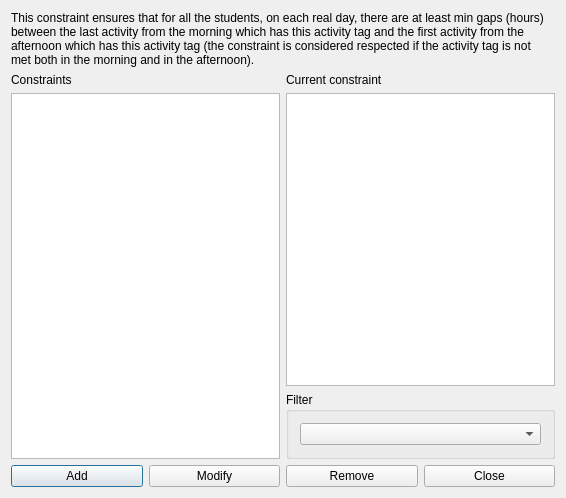
<?xml version="1.0" encoding="UTF-8"?>
<ui version="4.0">
 <class>ConstraintStudentsMinGapsBetweenActivityTagBetweenMorningAndAfternoonForm_template</class>
 <widget class="QDialog" name="ConstraintStudentsMinGapsBetweenActivityTagBetweenMorningAndAfternoonForm_template">
  <property name="geometry">
   <rect>
    <x>0</x>
    <y>0</y>
    <width>546</width>
    <height>498</height>
   </rect>
  </property>
  <property name="windowTitle">
   <string extracomment="This is the title of the dialog to see the list of all constraints of this type">Constraints students min gaps between activity tag between morning and afternoon</string>
  </property>
  <layout class="QGridLayout" name="gridLayout_2">
   <item row="0" column="0" colspan="2">
    <widget class="QLabel" name="textLabel1">
     <property name="sizePolicy">
      <sizepolicy hsizetype="Minimum" vsizetype="Minimum">
       <horstretch>0</horstretch>
       <verstretch>0</verstretch>
      </sizepolicy>
     </property>
     <property name="text">
      <string>This constraint ensures that for all the students, on each real day, there are at least min gaps (hours) between the last activity from the morning which has this activity tag and the first activity from the afternoon which has this activity tag (the constraint is considered respected if the activity tag is not met both in the morning and in the afternoon).</string>
     </property>
     <property name="wordWrap">
      <bool>true</bool>
     </property>
    </widget>
   </item>
   <item row="1" column="1">
    <layout class="QVBoxLayout" name="verticalLayout_2">
     <item>
      <widget class="QLabel" name="currentConstraintTextLabel">
       <property name="text">
        <string>Current constraint</string>
       </property>
       <property name="wordWrap">
        <bool>false</bool>
       </property>
      </widget>
     </item>
     <item>
      <widget class="QPlainTextEdit" name="currentConstraintTextEdit"/>
     </item>
    </layout>
   </item>
   <item row="2" column="1">
    <widget class="QGroupBox" name="filterGroupBox">
     <property name="title">
      <string>Filter</string>
     </property>
     <layout class="QGridLayout" name="gridLayout">
      <item row="0" column="0">
       <widget class="QComboBox" name="activityTagComboBox"/>
      </item>
     </layout>
    </widget>
   </item>
   <item row="3" column="0" colspan="2">
    <layout class="QHBoxLayout" name="horizontalLayout">
     <item>
      <widget class="QPushButton" name="addConstraintPushButton">
       <property name="text">
        <string>Add</string>
       </property>
      </widget>
     </item>
     <item>
      <widget class="QPushButton" name="modifyConstraintPushButton">
       <property name="text">
        <string>Modify</string>
       </property>
      </widget>
     </item>
     <item>
      <widget class="QPushButton" name="removeConstraintPushButton">
       <property name="text">
        <string>Remove</string>
       </property>
      </widget>
     </item>
     <item>
      <widget class="QPushButton" name="closePushButton">
       <property name="text">
        <string>Close</string>
       </property>
      </widget>
     </item>
    </layout>
   </item>
   <item row="1" column="0" rowspan="2">
    <layout class="QVBoxLayout" name="verticalLayout">
     <item>
      <widget class="QLabel" name="constraintsTextLabel">
       <property name="frameShape">
        <enum>QFrame::NoFrame</enum>
       </property>
       <property name="frameShadow">
        <enum>QFrame::Plain</enum>
       </property>
       <property name="text">
        <string>Constraints</string>
       </property>
       <property name="wordWrap">
        <bool>false</bool>
       </property>
      </widget>
     </item>
     <item>
      <widget class="QListWidget" name="constraintsListWidget"/>
     </item>
    </layout>
   </item>
  </layout>
 </widget>
 <layoutdefault spacing="6" margin="11"/>
 <resources/>
 <connections/>
</ui>
